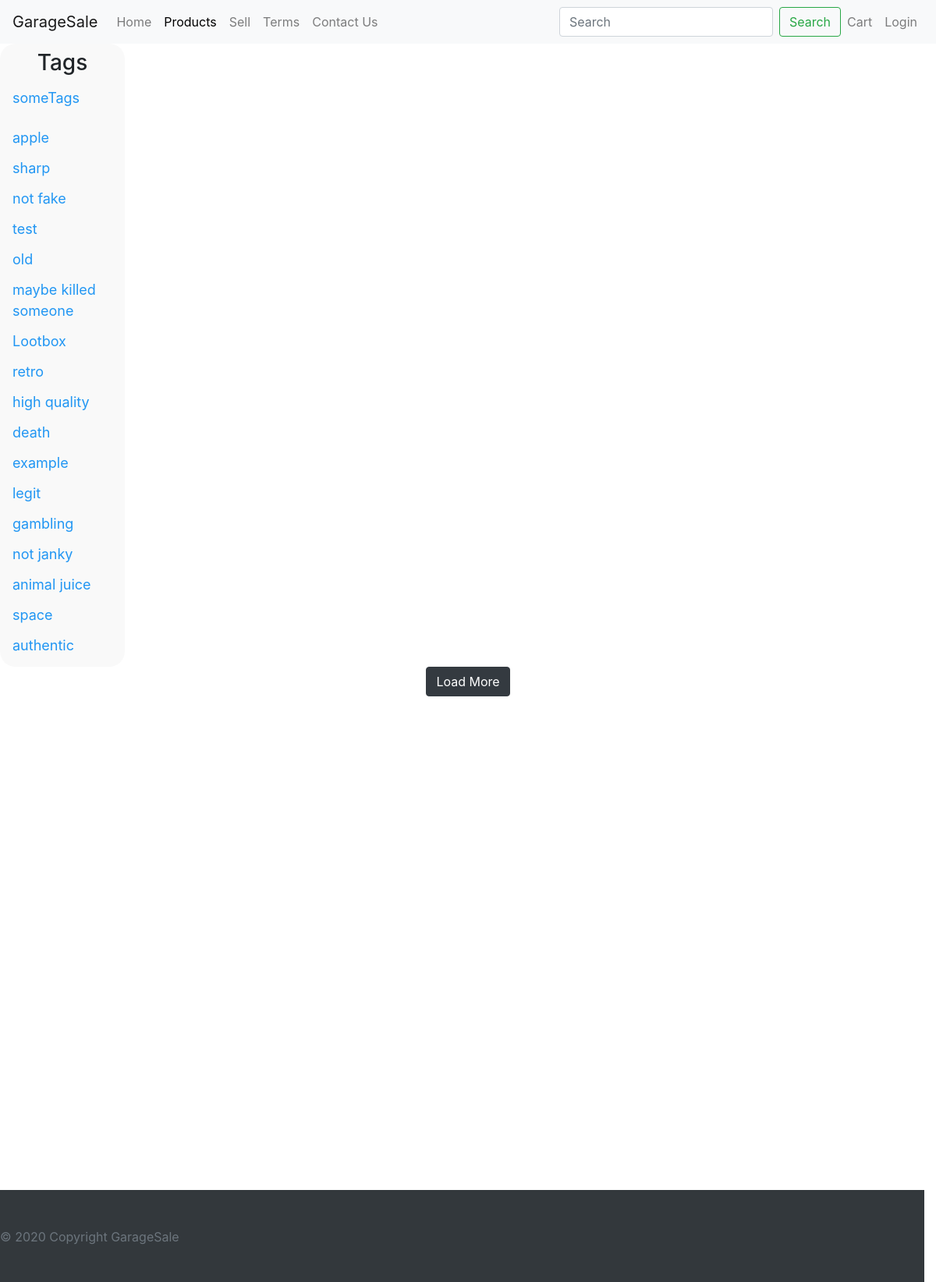
/products/someTags (signed in), run on the app's committed database.
### tables this page shows
CREATE TABLE "Products"
(
	id INTEGER
		primary key autoincrement,
	name TEXT not null,
	price REAL not null,
	description TEXT,
	tags TEXT,
	image_file TEXT,
	condition TEXT,
	user int
		constraint Products_Users_uid_fk
			references Users
);

### garage_sale/routes.py (the view)
@app.route('/products/<string:tag>')
def product_list_filtered(tag):
    db = database()
    cursor = db.cursor()
    tags = cursor.execute("""
        SELECT tags FROM Products
    """).fetchmany(20)
    tag_set = set()
    for tag_list in tags:
        tag_set = tag_set.union(set(map(str.strip, tag_list[0].split(","))))
    uid = session.get("uid", None)
    if uid is not None:
        products = cursor.execute('''
        SELECT * FROM Products WHERE tags LIKE '%''' + tag + '''%' AND user=?;
        ''', (uid,)).fetchall()
    else:
        products = cursor.execute('''
            SELECT * FROM Products WHERE tags LIKE '%''' + tag + '''%';
            ''').fetchall()
    return render_template("products.j2", products=products, user=getUser(), tags=list(tag_set))

### garage_sale/__init__.py (called while the page is built)
def make_g(function):
    @wraps(function)
    def wrapper():
        value = getattr(g, function.__name__, None)
        if value is None:
            value = function()
            setattr(g, function.__name__, value)
        return value
    return wrapper

### garage_sale/database.py (called while the page is built)
@make_g
def database():
    return sqlite3.connect(DATABASE)

@app.teardown_appcontext
def close_connection(exception):
    db = database()
    if db is not None:
        db.close()

### garage_sale/routes.py (called while the page is built)
def getUser():
    uid = session.get("uid", None)
    exp = session.get("expires", None)
    if uid is None or exp is None or exp > (datetime.now() + timedelta(hours=1)):
        return None
    db = database()
    usr = db.cursor().execute('''
        SELECT fname, lname, email FROM users WHERE uid=?
    ''', (uid,)).fetchone()
    return usr

### garage_sale/templates/products.j2 (shortened to what this page needs)
{% extends "base/base.j2" %}
{% import "base/macros.j2" as macro %}
{% block styles %}
    {{ macro.css_stylesheet(url_for('static', filename='styles/products.css')) }}
{% endblock %}
{% block content %}
    <div class="closesCart filter-list">
        <h3>Tags</h3>
        {% for tag in tags %}
            <a href="{{ url_for('product_list_filtered', tag=tag) }}">{{ tag }}</a>
        {% endfor %}
    </div>
    <body>
    <div class=" closesCart container">
        <div id="buttonDiv">
            <button id="load-btn" type="button" class="btn btn-dark">Load More</button>
        </div>
    </div>
    </body>
{% endblock %}

### garage_sale/static/styles/products.css (style rules this page uses)
#buttonDiv { padding-top: 50px; padding-bottom: 150px; }
#load-btn { clear: both; display: block; margin-right: auto; margin-left: auto; }
.filter-list { border-radius: 20px; width: 160px; height: 70%; background: #F9F9F9; overflow-x: hidden; padding: 8px 0; float: left; }
.filter-list h3 { text-align: center; }
.filter-list a { padding: 6px 8px 6px 16px; text-decoration: none; font-size: 18px; color: #2196F3; display: block; }
body { margin-bottom: 60px !important; }

### garage_sale/static/styles/base.css (style rules this page uses)
html { position: relative; min-height: 100%; }

### data on the page
Products: tags "someTags"
Products: tags "death"
Products: tags "animal juice"

### other printed values
{{ tag }} "apple" "sharp" "not fake" "test" "old" "maybe killed someone" "Lootbox" "retro" "high quality" "example" "legit" "gambling" "not janky" "space" "authentic"
